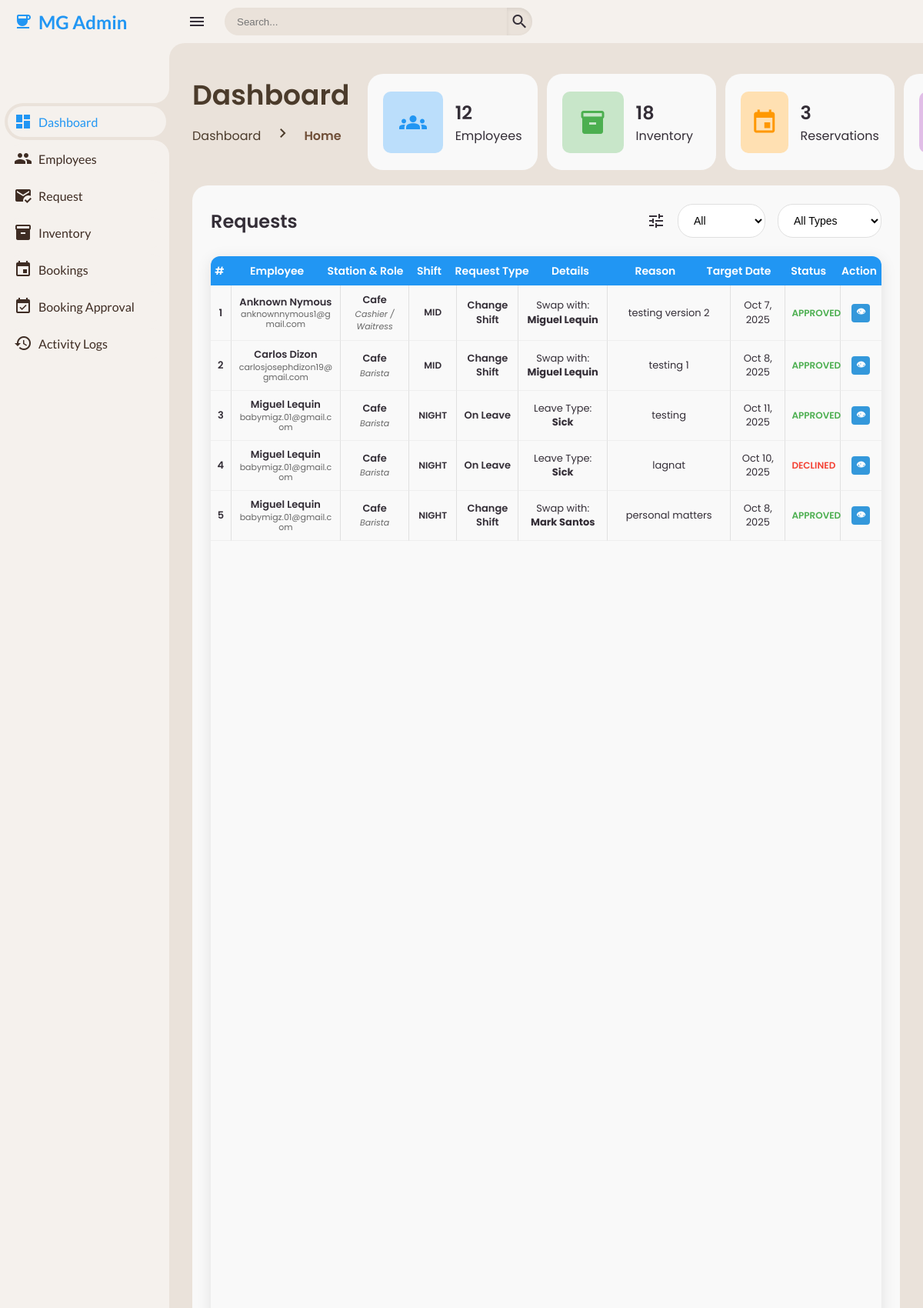
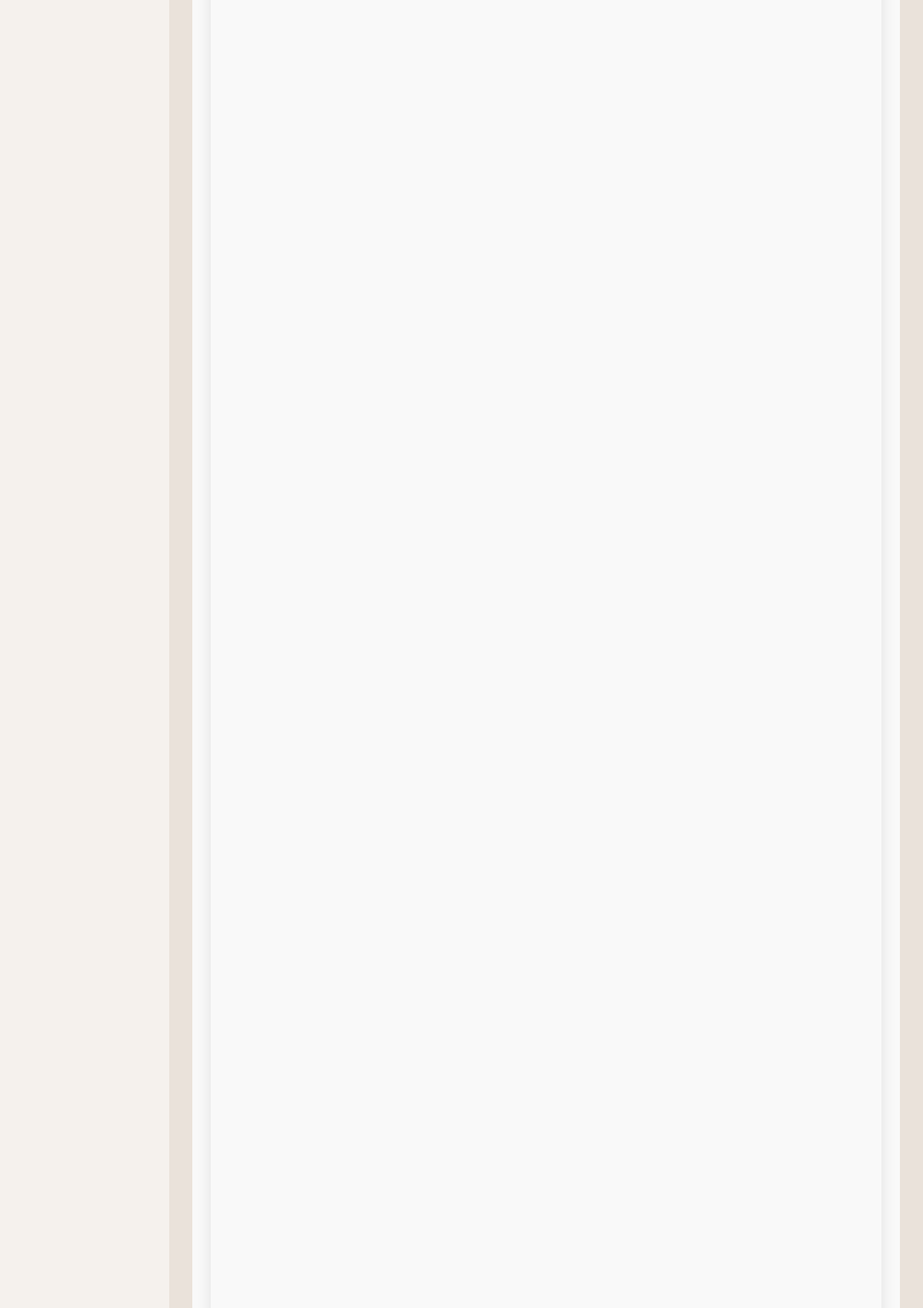
/admin/admin-dashboard.php (signed in, upper part), run on the app's committed database (2 pictures, top to bottom).
### tables this page shows
CREATE TABLE `tbl_request` (
  `request_id` int(11) NOT NULL,
  `employee_id` int(11) NOT NULL,
  `request_type` enum('Change Shift','On Leave') NOT NULL,
  `target_employee_id` int(11) DEFAULT NULL,
  `leave_type` enum('Vacation','Sick','Emergency','Other') DEFAULT NULL,
  `reason` text DEFAULT NULL,
  `request_date` datetime NOT NULL DEFAULT current_timestamp(),
  `target_date` date NOT NULL,
  `status` enum('Pending','Approved','Declined') DEFAULT 'Pending',
  `email_sent` tinyint(1) DEFAULT 0,
  `created_at` timestamp NOT NULL DEFAULT current_timestamp(),
  `updated_at` timestamp NOT NULL DEFAULT current_timestamp() ON UPDATE current_timestamp()
);

CREATE TABLE `tbl_employee` (
  `employee_id` int(11) NOT NULL,
  `employee_code` varchar(255) NOT NULL,
  `qr_code` varchar(255) DEFAULT NULL,
  `first_name` varchar(50) DEFAULT NULL,
  `last_name` varchar(50) DEFAULT NULL,
  `email_address` varchar(100) DEFAULT NULL,
  `contact_number` varchar(20) DEFAULT NULL,
  `employee_image` varchar(255) DEFAULT NULL,
  `work_station` enum('Cafe','Spa','Beauty Lounge') NOT NULL,
  `role` varchar(50) DEFAULT NULL,
  `shift` enum('Morning','Mid','Night','Fixed') NOT NULL,
  `status` enum('New','Active','Inactive') NOT NULL DEFAULT 'New',
  `created_at` datetime DEFAULT current_timestamp(),
  `updated_at` datetime DEFAULT current_timestamp() ON UPDATE current_timestamp()
);

### php/get-employee.php (called while the page is built, shortened)
<?php
include __DIR__ . '/../config/database-connection.php';
$totalEmployees = $conn->query("SELECT COUNT(*) AS total_employees FROM tbl_employee")->fetch_assoc()['total_employees'];

### php/get-inventory.php (called while the page is built, shortened)
<?php
include __DIR__ . '/../config/database-connection.php';
$branch = $_GET['branch'] ?? ($_SESSION['branch'] ?? 'MG Cafe');
$totalInventory = 0;
if ($branch !== 'Unknown') {
    $sql = "SELECT COUNT(*) AS total_inventory FROM tbl_inventory WHERE branch = ?";
    $stmt = $conn->prepare($sql);
    if ($stmt) {
        $stmt->bind_param("s", $branch);
        $stmt->execute();
        $stmt->bind_result($totalInventory);
    }
}
?>

### php/get-event.php (called while the page is built, shortened)
<?php
include __DIR__ . '/../config/database-connection.php';
$sqlTotalReservations = "SELECT COUNT(*) AS total_reservations FROM tbl_event_booking";
$resultTotal = $conn->query($sqlTotalReservations);
if ($resultTotal && $resultTotal->num_rows > 0) {
    $rowTotal = $resultTotal->fetch_assoc();
    $totalReservations = $rowTotal['total_reservations'];
}
?>

### php/get-request.php (called while the page is built, shortened)
<?php
include __DIR__ . '/../config/database-connection.php';
$sql = "
    SELECT
        r.request_id,
        r.employee_id,
        r.request_type,
        r.target_employee_id,
        r.leave_type,
        r.reason,
        r.request_date,
        r.target_date,
        r.status,
        r.email_sent,
        r.created_at,
        r.updated_at,
        e.first_name AS requester_first_name,
        e.last_name AS requester_last_name,
        e.email_address AS requester_email,
        e.work_station AS requester_station,
        e.role AS requester_role,
        e.shift AS requester_shift,
        e.employee_image AS requester_image,
        te.first_name AS target_first_name,
        te.last_name AS target_last_name,
        te.shift AS target_shift
    FROM tbl_request r
    INNER JOIN tbl_employee e
        ON r.employee_id = e.employee_id
    LEFT JOIN tbl_employee te
        ON r.target_employee_id = te.employee_id
    ORDER BY r.request_date DESC
";
$result = $conn->query($sql);
$requests = [];
if ($result && $result->num_rows > 0) {
    while ($row = $result->fetch_assoc()) {
        $requests[] = $row;
    }
}

### admin/admin-dashboard.php (the view, shortened to what this page needs)
<?php
include __DIR__ . '/../php/get-employee.php';
include __DIR__ . '/../php/get-inventory.php';
include __DIR__ . '/../php/get-event.php';
include __DIR__ . '/../php/get-request.php';
?>
<!DOCTYPE html>
<html lang="en">
<head>
	<link href='https://unpkg.com/boxicons@2.1.4/dist/boxicons.js' rel='stylesheet'>
	<link href='https://unpkg.com/boxicons@2.1.4/css/boxicons.min.css' rel='stylesheet'>
    <link rel="stylesheet" href="../css/style.css">
	<link rel="stylesheet" href="../css/components/sidebar.css">
</head>
<body>
    <section class="sidebar">
    	<?php include '../includes/admin-sidebar.php'; ?>
    </section>
    <section class="content" >
    	    <nav>
                <i class="material-icons icon-menu">menu</i>
                <form action="#">
                    <div class="form-input">
                        <input type="search" placeholder="Search...">
                        <button type="submit" class="search-btn"><i class='material-icons search-icon' >search</i></button>
                    </div>
                </form>
            </nav>
    	<div class="main">
			<div class="head-title-with-cards">
				<div class="head-title">
					<div class="left">
						<h1>Dashboard</h1>
						<ul class="breadcrumb">
							<li> <a>Dashboard</a> </li>
							<li> <i class='material-icons right-icon'>chevron_right</i></li>
							<li> <a class="active">Home</a> </li>
						</ul>
					</div>
				</div>
				<ul class="box-info">
					<li>
						<i class="material-icons icon-card one">groups</i>
						<span class="text">
							<h3><?= $totalEmployees; ?></h3>
							<p>Employees</p>
						</span>
					</li>
					<li>
						<i class="material-icons icon-card two">inventory_2</i>
						<span class="text">
							<h3><?= $totalInventory; ?></h3>
							<p>Inventory</p>
						</span>
					</li>
					<li>
						<i class="material-icons icon-card three">event</i>
						<span class="text">
							<h3><?= $totalReservations ?></h3>
							<p>Reservations</p>
						</span>
					</li>
					<li>
						<i class="material-icons icon-card four">swap_horiz</i>
					</li>
				</ul>
			</div>
			<div class="table-data">
				<div class="order">
					<div class="head">
						<h3>Requests</h3>
						<i class="material-icons">tune</i>
						<select class="filterStatus">
							<option value="all">All</option>
						</select>
						<select class="filterType">
							<option value="all">All Types</option>
						</select>
					</div>
					<table>
						<thead>
							<tr>
								<th>#</th>
								<th>Employee</th>
								<th>Station & Role</th>
								<th>Shift</th>
								<th>Request Type</th>
								<th>Details</th>
								<th>Reason</th>
								<th>Target Date</th>
								<th>Status</th>
								<th>Action</th>
							</tr>
						</thead>
						<tbody>
							<?php if (!empty($requests)) : ?>
								<?php
								$counter = 1;
								$dashboardRequests = array_slice($requests, 0, 5);
								?>
								<?php foreach ($dashboardRequests as $row): ?>
									<tr>
										<td><?= $counter++; ?></td>
										<td>
											<span><strong><?= htmlspecialchars($row['requester_first_name'] . " " . $row['requester_last_name']); ?></strong></span>
											<p><?= htmlspecialchars($row['requester_email']); ?></p>
										</td>
										<td class="req-station">
											<span><?= htmlspecialchars($row['requester_station']); ?></span>
											<p><?= htmlspecialchars($row['requester_role']); ?></p>
										</td>
										<td class="emp-shift shift <?= strtolower($row['requester_shift']); ?>">
											<?= htmlspecialchars($row['requester_shift']); ?>
										</td>
										<td class="req-type">
											<span><?= htmlspecialchars($row['request_type']); ?></span>
										</td>
										<td>
											<?php if ($row['request_type'] === 'Change Shift' && !empty($row['target_employee_id'])): ?>
												Swap with:
												<strong><?= htmlspecialchars($row['target_first_name'] . " " . $row['target_last_name']); ?></strong>
											<?php elseif ($row['request_type'] === 'On Leave'): ?>
												Leave Type: <strong><?= htmlspecialchars($row['leave_type']); ?></strong>
											<?php else: ?>
												-
											<?php endif; ?>
										</td>
										<td><div class="reason-text"><?= htmlspecialchars($row['reason']); ?></div></td>
										<td><?= date("M j, Y", strtotime($row['target_date'])); ?></td>
										<td class="req-status">
											<span class="status <?= strtolower($row['status']); ?>">
												<?= htmlspecialchars($row['status']); ?>
											</span>
										</td>
										<td class="text-center">
											<?php if($row['status'] == 'Pending') : ?>
												<div class="action-buttons">
													<button type="button" class="btn-approve" data-id="<?= $row['request_id']; ?>" title="Approve">✓</button>
													<button type="button" class="btn-reject" data-id="<?= $row['request_id']; ?>" title="Reject">✗</button>
													<button type="button" class="btn-view" data-id="<?= $row['request_id']; ?>" title="View">👁</button>
												</div>
											<?php else: ?>
												<div class="action-buttons">
													<button class="btn-view" data-id="<?= $row['request_id']; ?>" title="View">👁</button>
												</div>
											<?php endif; ?>
										</td>
									</tr>
								<?php endforeach; ?>
							<?php else: ?>
								<tr><td colspan="10">No requests found</td></tr>
							<?php endif; ?>
						</tbody>
					</table>
				</div>
    </section>
	<?php include '../includes/request-approval-modal.php'; ?>
</body>
</html>

### css/components/sidebar.css (style rules this page uses)
.sidebar { position: fixed; top: 0; left: 0; width: 220px; height: 100%; background: var(--container-bg-color); z-index: 1000; font-family: 'Lato', sans-serif; transition: .3s ease; overflow-x: hidden; scrollbar-width: none; }

### css/components/badge.css (style rules this page uses)
:root { --badge-new: #3498db; --badge-active: #27ae60; --badge-inactive: #95a5a6; }

### css/components/breadcrumb.css (style rules this page uses)
.head-title { display: flex; align-items: center; justify-content: space-between; grid-gap: 16px; flex-wrap: wrap; }
.head-title .left h1 { font-size: 36px; font-weight: 600; margin-bottom: 10px; color: var(--font); }
.head-title .left .breadcrumb { display: flex; align-items: center; grid-gap: 16px; }
.head-title .left .breadcrumb li { color: var(--font); }
.head-title .left .breadcrumb .right-icon { color: var(--font); }
.head-title .left .breadcrumb li a { color: var(--font); pointer-events: none; }
.head-title .left .breadcrumb li a.active { color: var(--active); pointer-events: unset; font-weight: 600; }

### css/components/forrm-request.css (style rules this page uses)
:root { --req-bg: #ffffff; --req-dark: #222222; --req-blue: #0077cc; --req-grey: #dcdcdc; --req-light-grey: #f5f5f5; --req-shadow: rgba(0, 0, 0, 0.25); --req-success: #28a745; --req-error: #dc3545; --req-radius: 8px; --req-input-height: 42px; }

### css/components/navbar.css (style rules this page uses)
nav { height: 56px; background: var(--container-bg-color); padding: 0 24px; display: flex; align-items: center; grid-gap: 24px; font-family: var(--lato); position: sticky; top: 0; left: 0; z-index: 100; }
nav::before { content: ''; position: absolute; width: 40px; height: 40px; bottom: -40px; left: 0; border-radius: 50%; box-shadow: -20px -20px 0 var(--container-bg-color); }
.icon-menu { cursor: pointer; color: var(--dark); }
form { max-width: 400px; width: 100%; margin-right: auto; }
.form-input { display: flex; align-items: center; height: 36px; }
.form-input input { flex-grow: 1; padding: 0 16px; height: 100%; border: none; background: var(--secondary-bg-color); border-radius: 36px 0 0 36px; outline: none; width: 100%; color: var(--dark); box-shadow: inset 0 2px 5px rgba(0,0,0,0.01); transition: box-shadow 0.3s ease; }
.form-input button { width: 36px; height: 100%; display: flex; justify-content: center; align-items: center; background: var(--secondary-bg-color); color: var(--dark); font-size: 18px; border: none; outline: none; border-radius: 0 36px 36px 0; cursor: pointer; box-shadow: inset 0 2px 5px rgba(0,0,0,0.08); transition: box-shadow 0.3s ease, background-color 0.3s ease; }

### css/components/table.css (style rules this page uses)
.reason-text { max-width: 250px; white-space: nowrap; overflow: hidden; text-overflow: ellipsis; cursor: pointer; }

### data on the page
tbl_request: employee.last_name "Anknown Nymous", employee.email_address "anknownnymous1@gmail.com", employee.work_station "Cafe", employee.role "Cashier / Waitress", employee.shift "MID", request_type "Change Shift", target_employee.last_name "Miguel Lequin", reason "testing version 2", target_date "Oct 7, 2025", status "APPROVED"
tbl_request: employee.last_name "Carlos Dizon", employee.email_address "carlosjosephdizon19@gmail.com", employee.work_station "Cafe", employee.role "Barista", employee.shift "MID", request_type "Change Shift", target_employee.last_name "Miguel Lequin", reason "testing 1", target_date "Oct 8, 2025", status "APPROVED"
tbl_request: employee.last_name "Miguel Lequin", employee.email_address "babymigz.01@gmail.com", employee.work_station "Cafe", employee.role "Barista", employee.shift "NIGHT", request_type "On Leave", leave_type "Sick", reason "testing", target_date "Oct 11, 2025", status "APPROVED"
tbl_request: employee.last_name "Miguel Lequin", employee.email_address "babymigz.01@gmail.com", employee.work_station "Cafe", employee.role "Barista", employee.shift "NIGHT", request_type "On Leave", leave_type "Sick", reason "lagnat", target_date "Oct 10, 2025", status "DECLINED"
tbl_request: employee.last_name "Miguel Lequin", employee.email_address "babymigz.01@gmail.com", employee.work_station "Cafe", employee.role "Barista", employee.shift "NIGHT", request_type "Change Shift", target_employee.last_name "Mark Santos", reason "personal matters", target_date "Oct 8, 2025", status "APPROVED"

### other printed values
$totalEmployees "12"
$totalInventory "18"
$totalReservations "3"
